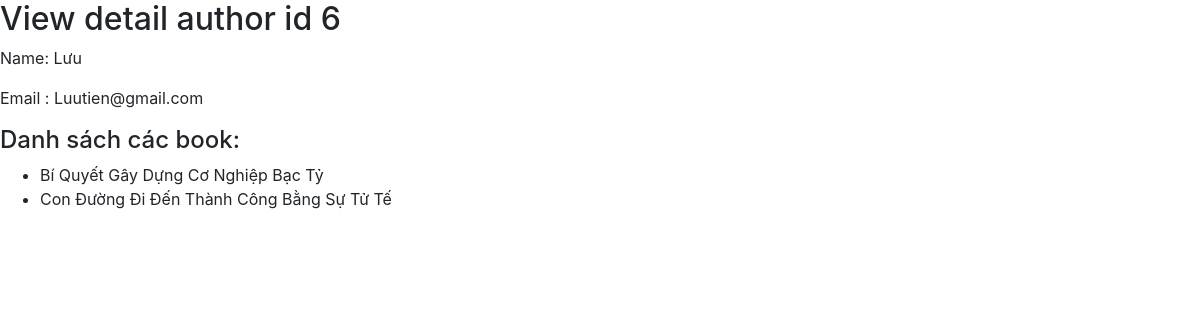
/author/6 (signed in), run on the app's committed database.
### myapp/models.py (models this page shows, shortened)
class Author(models.Model):
    first_name = models.CharField(max_length=30)
    last_name = models.CharField(max_length=30)
    email = models.EmailField()
    class Meta:
        db_table='Author'

class Book(models.Model):
    title = models.CharField(max_length=100)
    pub_date = models.DateField()
    author = models.ForeignKey(Author, on_delete=models.CASCADE)
    class Meta:
        db_table="Book"

### myapp/views.py (the view)
# urls.py: url(r"^author/(?P<author_id>[0-9]+)$",views.view_detail_author, name="view_detail_author" ),
@login_required(login_url="/login")
def view_detail_author(request, author_id):
    author_data = Author.objects.get(id=author_id)
    return render(
        request=request,
        template_name= 'author/detail.html',
        context={
            'author': author_data
        }
    )

### myapp/templates/author/detail.html (shortened to what this page needs)
<!DOCTYPE html>
<html lang="en">
<head>
    <link rel="stylesheet" href="https://cdn.jsdelivr.net/npm/bootstrap@4.6.0/dist/css/bootstrap.min.css">
</head>
<body>
    <h2>View detail author id {{ author.id }}</h2>
    <p>Name: {{ author.firt_name }} {{ author.last_name }}</p>
    <p>Email : {{ author.email }}</p>
    <h4>Danh sách các book:</h4>
    <ul>
        {% for book in author.book_set.all %}
           <li>{{ book.title }}</li>
        {% endfor %}
    </ul>
</body>
</html>

### data on the page
Author: id "6", last_name "Lưu", email "Luutien@gmail.com"
Book: title "Bí Quyết Gây Dựng Cơ Nghiệp Bạc Tỷ"
Book: title "Con Đường Đi Đến Thành Công Bằng Sự Tử Tế"
